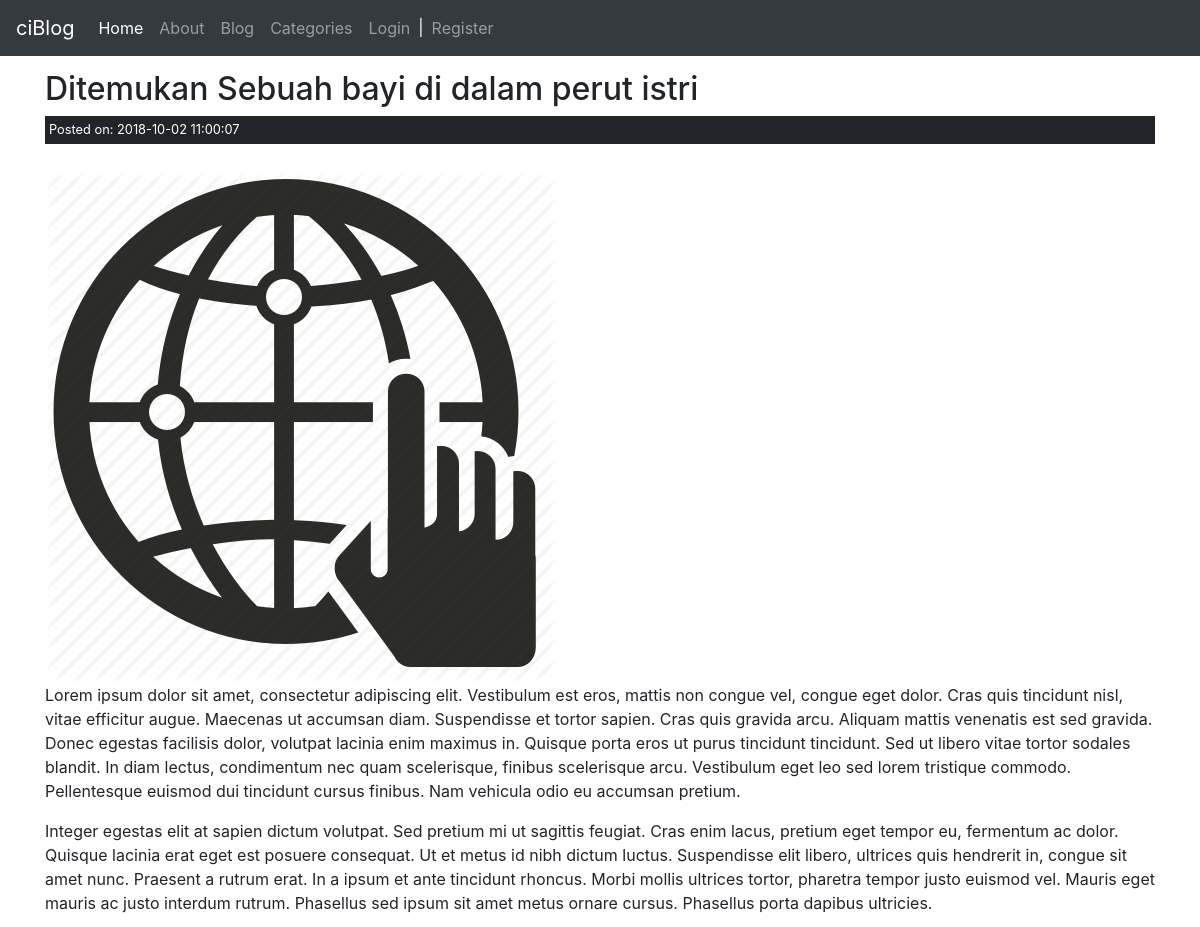
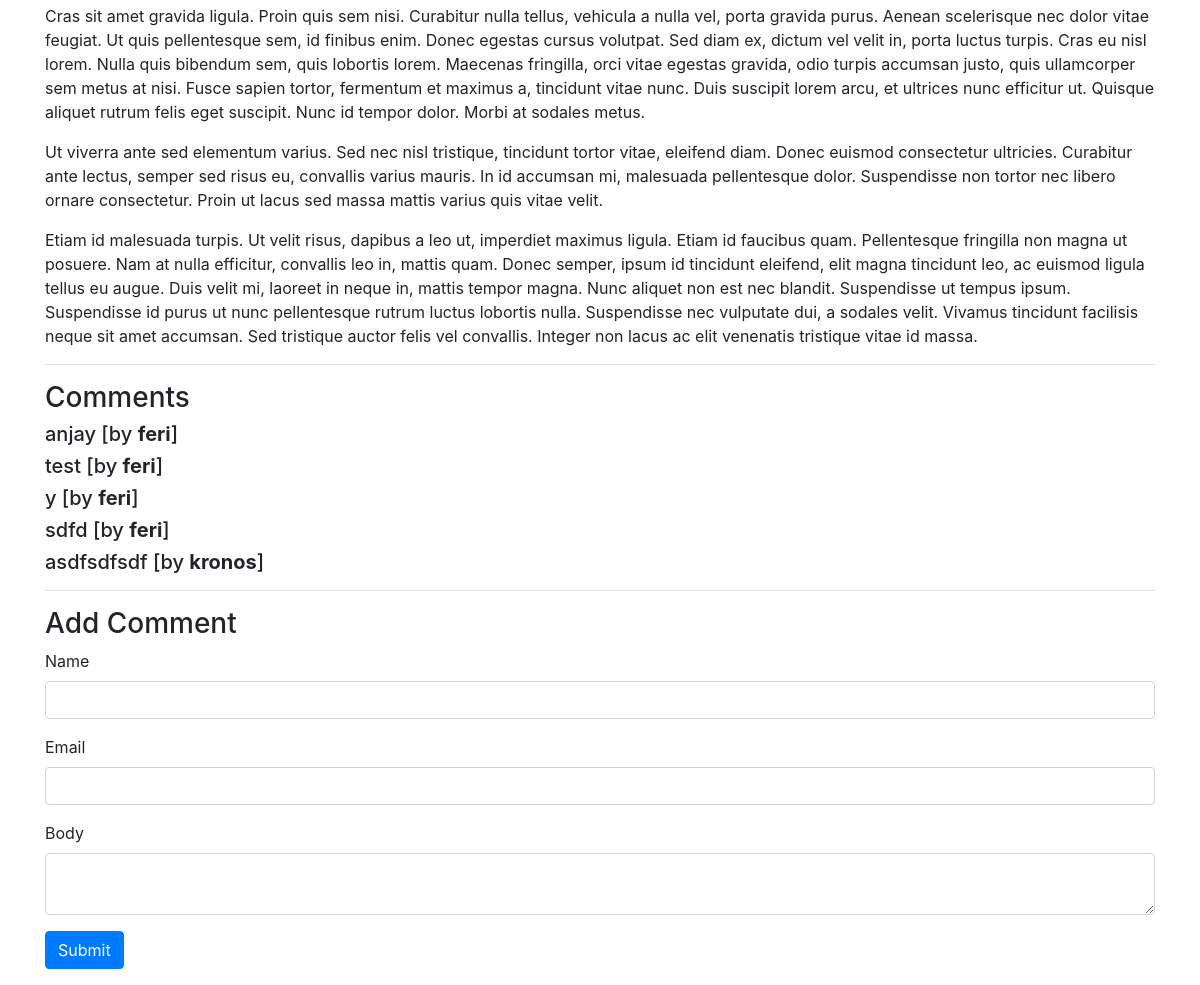
The page /posts/Ditemukan-Sebuah-bayi-di-dalam-perut-istri on the database its author committed (2 pictures, top to bottom).
### tables this page shows
CREATE TABLE `posts` (
  `id` int(11) NOT NULL,
  `category_id` int(11) NOT NULL,
  `user_id` int(11) NOT NULL,
  `title` varchar(255) NOT NULL,
  `slug` varchar(255) NOT NULL,
  `body` text NOT NULL,
  `post_image` varchar(255) NOT NULL,
  `created_at` timestamp NOT NULL DEFAULT CURRENT_TIMESTAMP
);

CREATE TABLE `comments` (
  `id` int(11) NOT NULL,
  `post_id` int(11) NOT NULL,
  `name` varchar(255) NOT NULL,
  `email` varchar(255) NOT NULL,
  `body` text NOT NULL,
  `created_at` timestamp NOT NULL DEFAULT CURRENT_TIMESTAMP
);

### application/controllers/posts.php (called while the page is built, shortened)
<?php
	class Posts extends CI_Controller{
		public function view($slug = NULL){
			$data['post'] = $this->post_model->get_posts($slug);
			$post_id = $data['post']['id'];
			$data['comments'] = $this->comment_model->get_comments($post_id);
			$data['title'] = $data['post']['title'];
			$this->load->view('templates/header');
			$this->load->view('posts/view', $data);
			$this->load->view('templates/footer');
		}
	}

### index.php (called while the page is built, shortened)
<?php
require_once BASEPATH.'core/CodeIgniter.php';

### application/models/post_model.php (called while the page is built, shortened)
<?php
	class Post_model extends CI_Model{
		public function get_posts($slug = FALSE, $limit = FALSE, $offset = FALSE){
			$query = $this->db->get_where('posts', array('slug' => $slug));
			return $query->row_array();
		}
	}

### application/models/comment_model.php (called while the page is built, shortened)
<?php
	class Comment_model extends CI_Model{
		public function get_comments($post_id){
			$query = $this->db->get_where('comments', array('post_id' => $post_id));
			return $query->result_array();
		}
	}

### application/views/posts/view.php (the view, shortened to what this page needs)
<h2><?php echo $post['title']; ?></h2>
<small class="post-date">Posted on: <?php echo $post['created_at']; ?></small><br>
<img src="<?php echo site_url(); ?>assets/images/posts/<?php echo $post['post_image']; ?>">
<div class="post-body">
	<?php echo $post['body']; ?>
</div>
<hr>
<h3>Comments</h3>
<?php if($comments) : ?>
	<?php foreach($comments as $comment) : ?>
		<div class="well">
			<h5><?php echo $comment['body']; ?> [by <strong><?php echo $comment['name']; ?></strong>]</h5>
		</div>
	<?php endforeach; ?>
<?php else : ?>
	<p>No Comments To Display</p>
<?php endif; ?>
<hr>
<h3>Add Comment</h3>
<?php echo form_open('comments/create/'.$post['id']); ?>
	<div class="form-group">
		<label>Name</label>
		<input type="text" name="name" class="form-control">
	</div>
	<div class="form-group">
		<label>Email</label>
		<input type="text" name="email" class="form-control">
	</div>
	<div class="form-group">
		<label>Body</label>
		<textarea name="body" class="form-control"></textarea>
	</div>
	<button class="btn btn-primary" type="submit">Submit</button>
</form>

### assets/css/style.css (style rules this page uses)
.post-date { background: #212529; margin: 3px 0; display: block; padding: 4px; color: white; }

### rows shown on the page
posts: title "Ditemukan Sebuah bayi di dalam perut istri", created_at "2018-10-02 11:00:07", post_image (picture), body "Lorem ipsum dolor sit amet, consectetur adipiscing elit. Vestibulum est eros, mattis non congue vel, congue eget dolor. Cras quis tincidunt nisl, vitae efficitur augue. Maecenas ut accumsan diam. Suspendisse et tortor sapien. Cras quis gravida arcu. Aliquam mattis venenatis est sed gravida. Donec egestas facilisis dolor, volutpat lacinia enim maximus in. Quisque porta eros ut purus tincidunt tincidunt. Sed ut libero vitae tortor sodales blandit. In diam lectus, condimentum nec quam scelerisque, finibus scelerisque arcu. Vestibulum eget leo sed lorem tristique commodo. Pellentesque euismod dui tincidunt cursus finibus. Nam vehicula odio eu accumsan pretium. Integer egestas elit at sapien…"
comments: body "anjay", name "feri"
comments: body "test", name "feri"
comments: body "y", name "feri"
comments: body "sdfd", name "feri"
comments: body "asdfsdfsdf", name "kronos"
